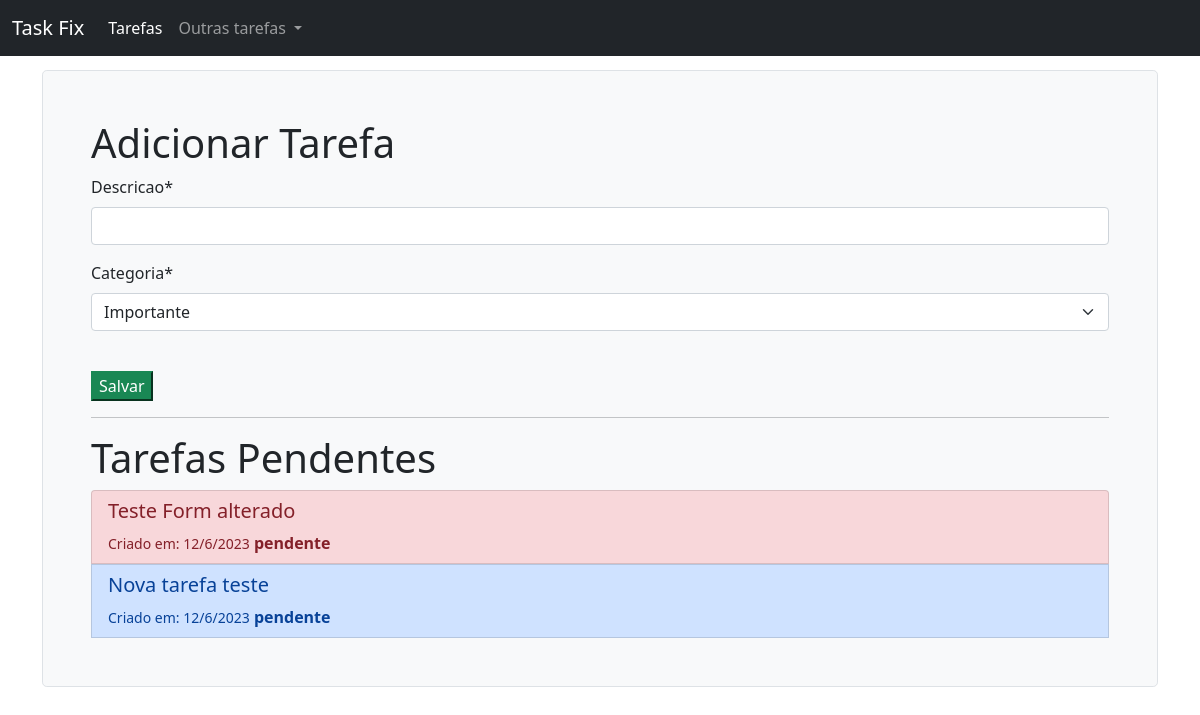
The page /tarefas/ on the database as committed earlier.
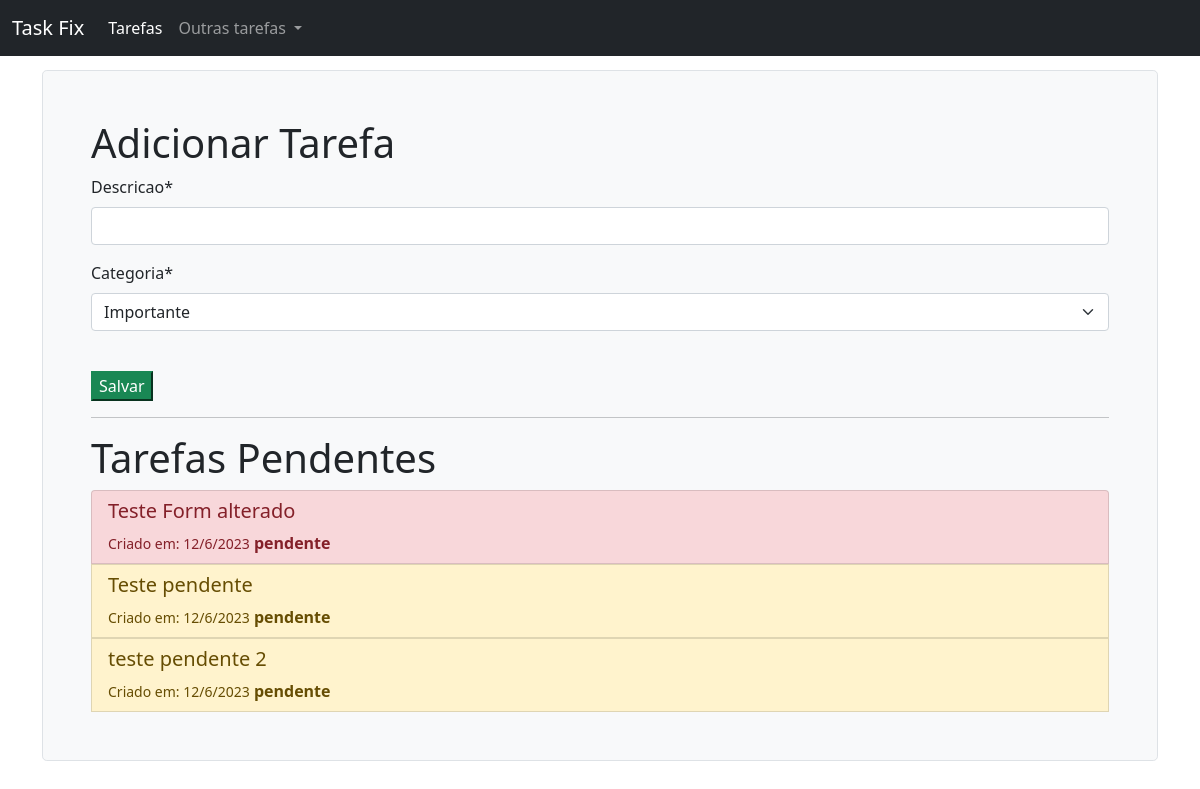
The same page on the database as committed later.
### tarefas/models.py (models this page shows, shortened)
class Tarefa(models.Model):
    OPCOES_STATUS = (
        ('concluído', 'Concluído'),
        ('pendente', 'Pendente'),
        ('adiado', 'Adiado'),
    )
    OPCOES_CATEGORIAS = (
        ('urgente', 'Urgente'),
        ('importante', 'Importante'),
        ('precisa ser feito', 'Precisa ser feito'),
    )
    descricao = models.CharField(max_length=400)
    criacao = models.DateTimeField(auto_now_add=True)
    categoria = models.CharField(max_length=25, choices=OPCOES_CATEGORIAS, default='importante')
    status = models.CharField(max_length=25, choices=OPCOES_STATUS, default='pendente')

### tarefas/views.py (the view)
# urls.py: path('', views.tarefas_pendentes_list, name='tarefas_pendentes_list'),
def tarefas_pendentes_list(request):
    tarefas_pendentes = Tarefa.objects.filter(status='pendente')
    if request.method == 'POST':
        form = AdicionarTarefa(data=request.POST)
        if form.is_valid():
            form.save()
            return redirect('tarefas_pendentes_list')
    else:
        form = AdicionarTarefa()
    return render(request, 'tarefas/tarefas_pendentes.html', {'tarefas_pendentes': tarefas_pendentes, 'form': form})

### tarefas/forms.py
class AdicionarTarefa(forms.ModelForm):
    class Meta:
        model = Tarefa
        fields = ('descricao', 'categoria')

### tarefas/templates/tarefas/tarefas_pendentes.html (shortened to what this page needs)
{% extends 'base.html' %}
{% load crispy_forms_tags %}
{% block content %}
<div class="h-100 p-5 bg-light border rounded-3">
    <h1>Adicionar Tarefa</h1>
    <form method="post">
        {{ form|crispy }}
        <br>
        <input class="btn-success" type="submit" value="Salvar">
    </form>
<hr>
    <h1>Tarefas Pendentes</h1>
    <div class="list-group">
        {% for tarefa in tarefas_pendentes %}
        {% if tarefa.categoria  == 'urgente' %}
            <button type="button" class="list-group-item list-group-item-danger list-group-item-action " data-bs-toggle="modal" data-bs-target="#modal{{ tarefa.id }}">
        {% elif tarefa.categoria == 'importante'  %}
            <button type="button" class="list-group-item list-group-item-warning list-group-item-action " data-bs-toggle="modal" data-bs-target="#modal{{ tarefa.id }}">
        {% else %}
         <button type="button" class="list-group-item list-group-item-primary list-group-item-action " data-bs-toggle="modal" data-bs-target="#modal{{ tarefa.id }}">
        {% endif %}
                <h5>{{ tarefa.descricao }}</h5>
                <small>Criado em: {{ tarefa.criacao.day }}/{{ tarefa.criacao.month }}/{{ tarefa.criacao.year }}</small>
                <b> {{tarefa.status}} </b>
            </button>
        {% endfor %}
    </div>
</div>
{% endblock %}

### tarefas/templates/base.html (shortened to what this page needs)
<!doctype html>
<html lang="pt-BR">
  <head>
    <link href="https://cdn.jsdelivr.net/npm/bootstrap@5.0.0-beta3/dist/css/bootstrap.min.css" rel="stylesheet">
  </head>
  <body style="padding-top:70px">
    <nav class="navbar fixed-top navbar-expand-lg navbar-dark bg-dark">
      <div class="container-fluid">
        <a class="navbar-brand" href="#">Task Fix</a>
        <div class="collapse navbar-collapse" id="navbarSupportedContent">
          <ul class="navbar-nav me-auto mb-2 mb-lg-0">
            <li class="nav-item">
              <a class="nav-link active" aria-current="page" href="{% url 'tarefas_pendentes_list' %}">Tarefas</a>
            </li>
            <li class="nav-item dropdown">
              <a class="nav-link dropdown-toggle" href="#" id="navbarDropdown" role="button" data-bs-toggle="dropdown" aria-expanded="false">
                Outras tarefas
              </a>
            </li>
          </ul>
        </div>
      </div>
    </nav>
    <div class="container">
      {% block content %}
      {% endblock %}
    </div>
  </body>
</html>

Rows that differ between the two databases and show on the page:
no longer on this page (row edited): Tarefa: descricao "Nova tarefa teste", criacao.day "12", criacao.month "6", criacao.year "2023", status "pendente"
added Tarefa: descricao "Teste pendente", criacao.day "12", criacao.month "6", criacao.year "2023", status "pendente"
added Tarefa: descricao "teste pendente 2", criacao.day "12", criacao.month "6", criacao.year "2023", status "pendente"
